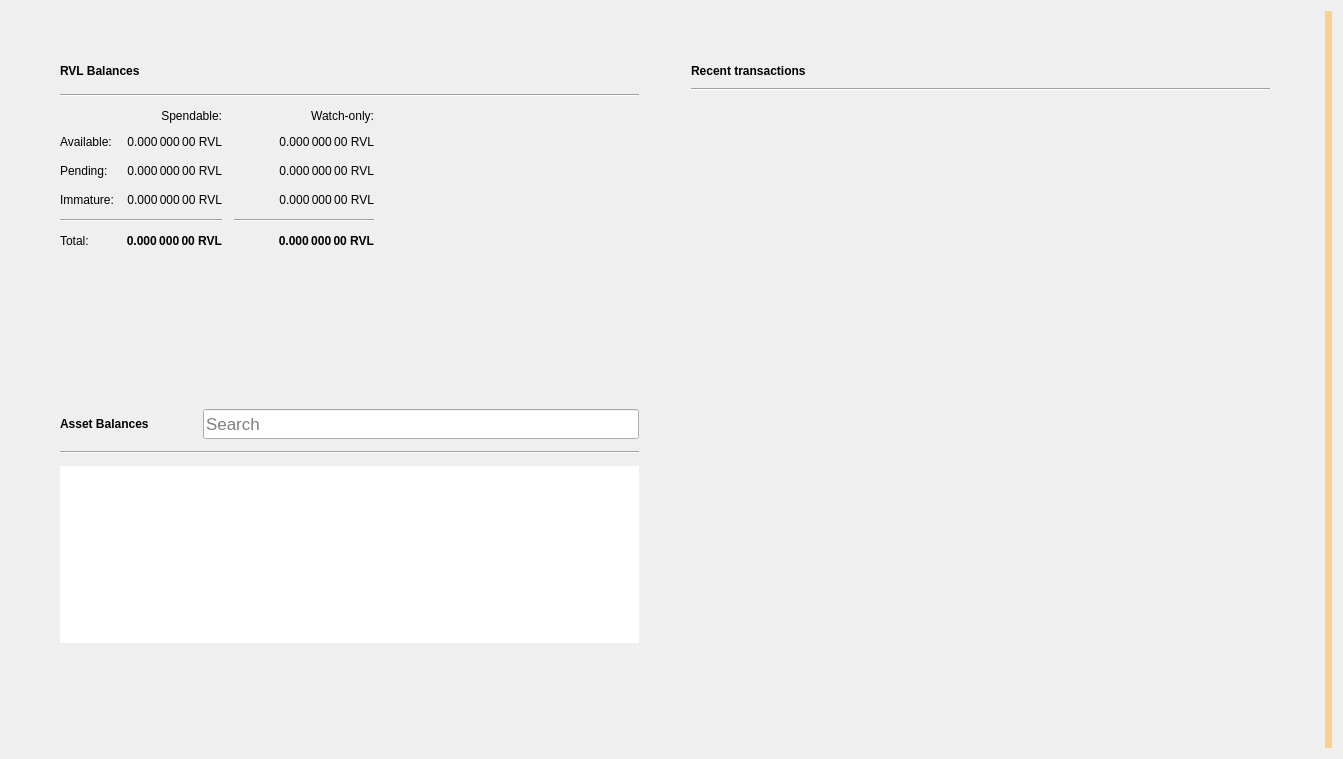
<?xml version="1.0" encoding="UTF-8"?>
<ui version="4.0">
 <class>OverviewPage</class>
 <widget class="QWidget" name="OverviewPage">
  <property name="geometry">
   <rect>
    <x>0</x>
    <y>0</y>
    <width>1343</width>
    <height>759</height>
   </rect>
  </property>
  <property name="windowTitle">
   <string>Form</string>
  </property>
  <property name="autoFillBackground">
   <bool>false</bool>
  </property>
  <layout class="QGridLayout" name="gridLayout_3">
   <item row="0" column="1">
    <layout class="QVBoxLayout" name="verticalLayout_7">
     <property name="spacing">
      <number>0</number>
     </property>
     <property name="leftMargin">
      <number>0</number>
     </property>
     <property name="topMargin">
      <number>0</number>
     </property>
     <property name="rightMargin">
      <number>0</number>
     </property>
     <property name="bottomMargin">
      <number>0</number>
     </property>
     <item>
      <layout class="QHBoxLayout" name="horizontalLayout" stretch="0,0">
       <property name="spacing">
        <number>34</number>
       </property>
       <property name="sizeConstraint">
        <enum>QLayout::SetMaximumSize</enum>
       </property>
       <property name="leftMargin">
        <number>40</number>
       </property>
       <property name="topMargin">
        <number>40</number>
       </property>
       <property name="rightMargin">
        <number>40</number>
       </property>
       <property name="bottomMargin">
        <number>40</number>
       </property>
       <item>
        <layout class="QVBoxLayout" name="verticalLayout_2">
         <property name="spacing">
          <number>34</number>
         </property>
         <property name="rightMargin">
          <number>0</number>
         </property>
         <item>
          <widget class="QFrame" name="frame">
           <property name="sizePolicy">
            <sizepolicy hsizetype="Preferred" vsizetype="Preferred">
             <horstretch>0</horstretch>
             <verstretch>0</verstretch>
            </sizepolicy>
           </property>
           <property name="frameShape">
            <enum>QFrame::NoFrame</enum>
           </property>
           <property name="frameShadow">
            <enum>QFrame::Raised</enum>
           </property>
           <property name="lineWidth">
            <number>10</number>
           </property>
           <layout class="QVBoxLayout" name="verticalLayout_4">
            <property name="spacing">
             <number>12</number>
            </property>
            <item>
             <layout class="QHBoxLayout" name="horizontalLayout_4">
              <item>
               <widget class="QLabel" name="rvnBalancesLabel">
                <property name="font">
                 <font>
                  <weight>75</weight>
                  <bold>true</bold>
                 </font>
                </property>
                <property name="text">
                 <string>RVL Balances</string>
                </property>
               </widget>
              </item>
              <item>
               <widget class="QPushButton" name="labelWalletStatus">
                <property name="enabled">
                 <bool>true</bool>
                </property>
                <property name="maximumSize">
                 <size>
                  <width>30</width>
                  <height>16777215</height>
                 </size>
                </property>
                <property name="toolTip">
                 <string>The displayed information may be out of date. Your wallet automatically synchronizes with the Ravencoin Lite network after a connection is established, but this process has not completed yet.</string>
                </property>
                <property name="text">
                 <string/>
                </property>
                <property name="icon">
                 <iconset>
                  <normaloff>:/icons/warning</normaloff>
                  <disabledoff>:/icons/warning</disabledoff>:/icons/warning</iconset>
                </property>
                <property name="iconSize">
                 <size>
                  <width>24</width>
                  <height>24</height>
                 </size>
                </property>
                <property name="flat">
                 <bool>true</bool>
                </property>
               </widget>
              </item>
              <item>
               <spacer name="horizontalSpacer_3">
                <property name="orientation">
                 <enum>Qt::Horizontal</enum>
                </property>
                <property name="sizeHint" stdset="0">
                 <size>
                  <width>40</width>
                  <height>20</height>
                 </size>
                </property>
               </spacer>
              </item>
             </layout>
            </item>
            <item>
             <widget class="Line" name="line_2">
              <property name="orientation">
               <enum>Qt::Horizontal</enum>
              </property>
             </widget>
            </item>
            <item>
             <layout class="QGridLayout" name="gridLayout">
              <property name="spacing">
               <number>12</number>
              </property>
              <item row="3" column="2">
               <widget class="QLabel" name="labelWatchImmature">
                <property name="font">
                 <font>
                  <weight>50</weight>
                  <bold>false</bold>
                 </font>
                </property>
                <property name="cursor">
                 <cursorShape>IBeamCursor</cursorShape>
                </property>
                <property name="toolTip">
                 <string>Mined balance in watch-only addresses that has not yet matured</string>
                </property>
                <property name="text">
                 <string notr="true">0.000 000 00 RVL</string>
                </property>
                <property name="alignment">
                 <set>Qt::AlignRight|Qt::AlignTrailing|Qt::AlignVCenter</set>
                </property>
                <property name="textInteractionFlags">
                 <set>Qt::LinksAccessibleByMouse|Qt::TextSelectableByKeyboard|Qt::TextSelectableByMouse</set>
                </property>
               </widget>
              </item>
              <item row="2" column="3">
               <spacer name="horizontalSpacer_2">
                <property name="orientation">
                 <enum>Qt::Horizontal</enum>
                </property>
                <property name="sizeHint" stdset="0">
                 <size>
                  <width>40</width>
                  <height>20</height>
                 </size>
                </property>
               </spacer>
              </item>
              <item row="1" column="0">
               <widget class="QLabel" name="labelBalanceText">
                <property name="text">
                 <string>Available:</string>
                </property>
               </widget>
              </item>
              <item row="1" column="2">
               <widget class="QLabel" name="labelWatchAvailable">
                <property name="font">
                 <font>
                  <weight>50</weight>
                  <bold>false</bold>
                 </font>
                </property>
                <property name="cursor">
                 <cursorShape>IBeamCursor</cursorShape>
                </property>
                <property name="toolTip">
                 <string>Your current balance in watch-only addresses</string>
                </property>
                <property name="text">
                 <string notr="true">0.000 000 00 RVL</string>
                </property>
                <property name="alignment">
                 <set>Qt::AlignRight|Qt::AlignTrailing|Qt::AlignVCenter</set>
                </property>
                <property name="textInteractionFlags">
                 <set>Qt::LinksAccessibleByMouse|Qt::TextSelectableByKeyboard|Qt::TextSelectableByMouse</set>
                </property>
               </widget>
              </item>
              <item row="2" column="1">
               <widget class="QLabel" name="labelUnconfirmed">
                <property name="font">
                 <font>
                  <weight>50</weight>
                  <bold>false</bold>
                 </font>
                </property>
                <property name="cursor">
                 <cursorShape>IBeamCursor</cursorShape>
                </property>
                <property name="toolTip">
                 <string>Total of transactions that have yet to be confirmed, and do not yet count toward the spendable balance</string>
                </property>
                <property name="text">
                 <string notr="true">0.000 000 00 RVL</string>
                </property>
                <property name="alignment">
                 <set>Qt::AlignRight|Qt::AlignTrailing|Qt::AlignVCenter</set>
                </property>
                <property name="textInteractionFlags">
                 <set>Qt::LinksAccessibleByMouse|Qt::TextSelectableByKeyboard|Qt::TextSelectableByMouse</set>
                </property>
               </widget>
              </item>
              <item row="4" column="2">
               <widget class="Line" name="lineWatchBalance">
                <property name="sizePolicy">
                 <sizepolicy hsizetype="Preferred" vsizetype="Fixed">
                  <horstretch>0</horstretch>
                  <verstretch>0</verstretch>
                 </sizepolicy>
                </property>
                <property name="minimumSize">
                 <size>
                  <width>140</width>
                  <height>0</height>
                 </size>
                </property>
                <property name="orientation">
                 <enum>Qt::Horizontal</enum>
                </property>
               </widget>
              </item>
              <item row="0" column="1">
               <widget class="QLabel" name="labelSpendable">
                <property name="text">
                 <string>Spendable:</string>
                </property>
                <property name="alignment">
                 <set>Qt::AlignRight|Qt::AlignTrailing|Qt::AlignVCenter</set>
                </property>
               </widget>
              </item>
              <item row="3" column="0">
               <widget class="QLabel" name="labelImmatureText">
                <property name="text">
                 <string>Immature:</string>
                </property>
               </widget>
              </item>
              <item row="5" column="2">
               <widget class="QLabel" name="labelWatchTotal">
                <property name="font">
                 <font>
                  <weight>75</weight>
                  <bold>true</bold>
                 </font>
                </property>
                <property name="cursor">
                 <cursorShape>IBeamCursor</cursorShape>
                </property>
                <property name="toolTip">
                 <string>Current total balance in watch-only addresses</string>
                </property>
                <property name="text">
                 <string notr="true">0.000 000 00 RVL</string>
                </property>
                <property name="alignment">
                 <set>Qt::AlignRight|Qt::AlignTrailing|Qt::AlignVCenter</set>
                </property>
                <property name="textInteractionFlags">
                 <set>Qt::LinksAccessibleByMouse|Qt::TextSelectableByKeyboard|Qt::TextSelectableByMouse</set>
                </property>
               </widget>
              </item>
              <item row="4" column="0" colspan="2">
               <widget class="Line" name="line">
                <property name="orientation">
                 <enum>Qt::Horizontal</enum>
                </property>
               </widget>
              </item>
              <item row="0" column="2">
               <widget class="QLabel" name="labelWatchonly">
                <property name="text">
                 <string>Watch-only:</string>
                </property>
                <property name="alignment">
                 <set>Qt::AlignRight|Qt::AlignTrailing|Qt::AlignVCenter</set>
                </property>
               </widget>
              </item>
              <item row="5" column="1">
               <widget class="QLabel" name="labelTotal">
                <property name="font">
                 <font>
                  <weight>75</weight>
                  <bold>true</bold>
                 </font>
                </property>
                <property name="cursor">
                 <cursorShape>IBeamCursor</cursorShape>
                </property>
                <property name="toolTip">
                 <string>Your current total balance</string>
                </property>
                <property name="text">
                 <string notr="true">0.000 000 00 RVL</string>
                </property>
                <property name="alignment">
                 <set>Qt::AlignRight|Qt::AlignTrailing|Qt::AlignVCenter</set>
                </property>
                <property name="textInteractionFlags">
                 <set>Qt::LinksAccessibleByMouse|Qt::TextSelectableByKeyboard|Qt::TextSelectableByMouse</set>
                </property>
               </widget>
              </item>
              <item row="1" column="1">
               <widget class="QLabel" name="labelBalance">
                <property name="font">
                 <font>
                  <weight>50</weight>
                  <bold>false</bold>
                 </font>
                </property>
                <property name="cursor">
                 <cursorShape>IBeamCursor</cursorShape>
                </property>
                <property name="toolTip">
                 <string>Your current spendable balance</string>
                </property>
                <property name="text">
                 <string notr="true">0.000 000 00 RVL</string>
                </property>
                <property name="alignment">
                 <set>Qt::AlignRight|Qt::AlignTrailing|Qt::AlignVCenter</set>
                </property>
                <property name="textInteractionFlags">
                 <set>Qt::LinksAccessibleByMouse|Qt::TextSelectableByKeyboard|Qt::TextSelectableByMouse</set>
                </property>
               </widget>
              </item>
              <item row="2" column="0">
               <widget class="QLabel" name="labelPendingText">
                <property name="text">
                 <string>Pending:</string>
                </property>
               </widget>
              </item>
              <item row="5" column="0">
               <widget class="QLabel" name="labelTotalText">
                <property name="text">
                 <string>Total:</string>
                </property>
               </widget>
              </item>
              <item row="3" column="1">
               <widget class="QLabel" name="labelImmature">
                <property name="font">
                 <font>
                  <weight>50</weight>
                  <bold>false</bold>
                 </font>
                </property>
                <property name="cursor">
                 <cursorShape>IBeamCursor</cursorShape>
                </property>
                <property name="toolTip">
                 <string>Mined balance that has not yet matured</string>
                </property>
                <property name="text">
                 <string notr="true">0.000 000 00 RVL</string>
                </property>
                <property name="alignment">
                 <set>Qt::AlignRight|Qt::AlignTrailing|Qt::AlignVCenter</set>
                </property>
                <property name="textInteractionFlags">
                 <set>Qt::LinksAccessibleByMouse|Qt::TextSelectableByKeyboard|Qt::TextSelectableByMouse</set>
                </property>
               </widget>
              </item>
              <item row="2" column="2">
               <widget class="QLabel" name="labelWatchPending">
                <property name="font">
                 <font>
                  <weight>50</weight>
                  <bold>false</bold>
                 </font>
                </property>
                <property name="cursor">
                 <cursorShape>IBeamCursor</cursorShape>
                </property>
                <property name="toolTip">
                 <string>Unconfirmed transactions to watch-only addresses</string>
                </property>
                <property name="text">
                 <string notr="true">0.000 000 00 RVL</string>
                </property>
                <property name="alignment">
                 <set>Qt::AlignRight|Qt::AlignTrailing|Qt::AlignVCenter</set>
                </property>
                <property name="textInteractionFlags">
                 <set>Qt::LinksAccessibleByMouse|Qt::TextSelectableByKeyboard|Qt::TextSelectableByMouse</set>
                </property>
               </widget>
              </item>
             </layout>
            </item>
           </layout>
          </widget>
         </item>
         <item>
          <widget class="QWidget" name="assetVerticalSpaceWidget2" native="true">
           <property name="autoFillBackground">
            <bool>false</bool>
           </property>
           <layout class="QVBoxLayout" name="verticalLayout_6">
            <item>
             <spacer name="verticalSpacer_4">
              <property name="orientation">
               <enum>Qt::Vertical</enum>
              </property>
              <property name="sizeHint" stdset="0">
               <size>
                <width>20</width>
                <height>87</height>
               </size>
              </property>
             </spacer>
            </item>
           </layout>
          </widget>
         </item>
         <item>
          <widget class="QFrame" name="assetFrame">
           <property name="autoFillBackground">
            <bool>true</bool>
           </property>
           <property name="frameShape">
            <enum>QFrame::NoFrame</enum>
           </property>
           <property name="frameShadow">
            <enum>QFrame::Plain</enum>
           </property>
           <property name="lineWidth">
            <number>0</number>
           </property>
           <layout class="QVBoxLayout" name="verticalLayout_5">
            <property name="spacing">
             <number>12</number>
            </property>
            <item>
             <layout class="QHBoxLayout" name="assetBalanceHorizontalLayout">
              <item alignment="Qt::AlignVCenter">
               <widget class="QLabel" name="assetBalanceLabel">
                <property name="font">
                 <font>
                  <weight>75</weight>
                  <bold>true</bold>
                 </font>
                </property>
                <property name="text">
                 <string>Asset Balances</string>
                </property>
               </widget>
              </item>
              <item>
               <widget class="QPushButton" name="labelAssetStatus">
                <property name="enabled">
                 <bool>true</bool>
                </property>
                <property name="maximumSize">
                 <size>
                  <width>30</width>
                  <height>16777215</height>
                 </size>
                </property>
                <property name="toolTip">
                 <string>The displayed information may be out of date. Your wallet automatically synchronizes with the Ravencoin Lite network after a connection is established, but this process has not completed yet.</string>
                </property>
                <property name="text">
                 <string/>
                </property>
                <property name="icon">
                 <iconset>
                  <normaloff>:/icons/warning</normaloff>
                  <disabledoff>:/icons/warning</disabledoff>:/icons/warning</iconset>
                </property>
                <property name="iconSize">
                 <size>
                  <width>24</width>
                  <height>24</height>
                 </size>
                </property>
                <property name="flat">
                 <bool>true</bool>
                </property>
               </widget>
              </item>
              <item alignment="Qt::AlignBottom">
               <widget class="QLineEdit" name="assetSearch">
                <property name="sizePolicy">
                 <sizepolicy hsizetype="Expanding" vsizetype="Preferred">
                  <horstretch>0</horstretch>
                  <verstretch>0</verstretch>
                 </sizepolicy>
                </property>
                <property name="minimumSize">
                 <size>
                  <width>0</width>
                  <height>30</height>
                 </size>
                </property>
                <property name="maximumSize">
                 <size>
                  <width>16777215</width>
                  <height>30</height>
                 </size>
                </property>
                <property name="sizeIncrement">
                 <size>
                  <width>0</width>
                  <height>0</height>
                 </size>
                </property>
                <property name="baseSize">
                 <size>
                  <width>0</width>
                  <height>0</height>
                 </size>
                </property>
                <property name="font">
                 <font>
                  <pointsize>13</pointsize>
                 </font>
                </property>
                <property name="maxLength">
                 <number>32</number>
                </property>
                <property name="frame">
                 <bool>true</bool>
                </property>
                <property name="alignment">
                 <set>Qt::AlignLeading|Qt::AlignLeft|Qt::AlignVCenter</set>
                </property>
                <property name="placeholderText">
                 <string>Search</string>
                </property>
                <property name="clearButtonEnabled">
                 <bool>true</bool>
                </property>
               </widget>
              </item>
             </layout>
            </item>
            <item>
             <widget class="Line" name="assetBalanceLine">
              <property name="orientation">
               <enum>Qt::Horizontal</enum>
              </property>
             </widget>
            </item>
            <item>
             <widget class="QListView" name="listAssets">
              <property name="frameShape">
               <enum>QFrame::NoFrame</enum>
              </property>
              <property name="lineWidth">
               <number>0</number>
              </property>
              <property name="verticalScrollMode">
               <enum>QAbstractItemView::ScrollPerItem</enum>
              </property>
             </widget>
            </item>
            <item>
             <widget class="QWidget" name="assetVerticalSpaceWidget" native="true">
              <property name="autoFillBackground">
               <bool>false</bool>
              </property>
              <layout class="QVBoxLayout" name="verticalLayout">
               <item>
                <spacer name="verticalSpacer_3">
                 <property name="orientation">
                  <enum>Qt::Vertical</enum>
                 </property>
                 <property name="sizeHint" stdset="0">
                  <size>
                   <width>20</width>
                   <height>40</height>
                  </size>
                 </property>
                </spacer>
               </item>
              </layout>
             </widget>
            </item>
           </layout>
          </widget>
         </item>
        </layout>
       </item>
       <item>
        <layout class="QVBoxLayout" name="verticalLayout_3">
         <property name="spacing">
          <number>34</number>
         </property>
         <property name="leftMargin">
          <number>0</number>
         </property>
         <item>
          <widget class="QFrame" name="frame_2">
           <property name="sizePolicy">
            <sizepolicy hsizetype="Preferred" vsizetype="Fixed">
             <horstretch>0</horstretch>
             <verstretch>0</verstretch>
            </sizepolicy>
           </property>
           <property name="frameShape">
            <enum>QFrame::NoFrame</enum>
           </property>
           <property name="frameShadow">
            <enum>QFrame::Plain</enum>
           </property>
           <property name="lineWidth">
            <number>0</number>
           </property>
           <layout class="QGridLayout" name="gridLayout_2">
            <property name="horizontalSpacing">
             <number>12</number>
            </property>
            <item row="0" column="0">
             <layout class="QHBoxLayout" name="horizontalLayout_2">
              <item>
               <widget class="QLabel" name="recentTransactionsLabel">
                <property name="font">
                 <font>
                  <weight>75</weight>
                  <bold>true</bold>
                 </font>
                </property>
                <property name="text">
                 <string>Recent transactions</string>
                </property>
               </widget>
              </item>
              <item>
               <widget class="QPushButton" name="labelTransactionsStatus">
                <property name="enabled">
                 <bool>true</bool>
                </property>
                <property name="maximumSize">
                 <size>
                  <width>30</width>
                  <height>16777215</height>
                 </size>
                </property>
                <property name="toolTip">
                 <string>The displayed information may be out of date. Your wallet automatically synchronizes with the Ravencoin Lite network after a connection is established, but this process has not completed yet.</string>
                </property>
                <property name="text">
                 <string/>
                </property>
                <property name="icon">
                 <iconset>
                  <normaloff>:/icons/warning</normaloff>
                  <disabledoff>:/icons/warning</disabledoff>:/icons/warning</iconset>
                </property>
                <property name="iconSize">
                 <size>
                  <width>24</width>
                  <height>24</height>
                 </size>
                </property>
                <property name="flat">
                 <bool>true</bool>
                </property>
               </widget>
              </item>
              <item>
               <spacer name="horizontalSpacer">
                <property name="orientation">
                 <enum>Qt::Horizontal</enum>
                </property>
                <property name="sizeHint" stdset="0">
                 <size>
                  <width>40</width>
                  <height>20</height>
                 </size>
                </property>
               </spacer>
              </item>
             </layout>
            </item>
            <item row="2" column="0">
             <widget class="QListView" name="listTransactions">
              <property name="styleSheet">
               <string notr="true">QListView { background: transparent; }</string>
              </property>
              <property name="frameShape">
               <enum>QFrame::NoFrame</enum>
              </property>
              <property name="verticalScrollBarPolicy">
               <enum>Qt::ScrollBarAlwaysOff</enum>
              </property>
              <property name="horizontalScrollBarPolicy">
               <enum>Qt::ScrollBarAlwaysOff</enum>
              </property>
              <property name="selectionMode">
               <enum>QAbstractItemView::NoSelection</enum>
              </property>
             </widget>
            </item>
            <item row="1" column="0">
             <widget class="Line" name="line_3">
              <property name="orientation">
               <enum>Qt::Horizontal</enum>
              </property>
             </widget>
            </item>
           </layout>
          </widget>
         </item>
         <item>
          <spacer name="verticalSpacer_2">
           <property name="orientation">
            <enum>Qt::Vertical</enum>
           </property>
           <property name="sizeHint" stdset="0">
            <size>
             <width>20</width>
             <height>40</height>
            </size>
           </property>
          </spacer>
         </item>
        </layout>
       </item>
      </layout>
     </item>
    </layout>
   </item>
   <item row="0" column="3">
    <widget class="QLabel" name="labelAlerts">
     <property name="visible">
      <bool>true</bool>
     </property>
     <property name="styleSheet">
      <string notr="true">QLabel { background-color: qlineargradient(x1: 0, y1: 0, x2: 1, y2: 0, stop:0 #F0D0A0, stop:1 #F8D488); color:#000000; }</string>
     </property>
     <property name="wordWrap">
      <bool>true</bool>
     </property>
     <property name="margin">
      <number>3</number>
     </property>
     <property name="textInteractionFlags">
      <set>Qt::TextSelectableByMouse</set>
     </property>
    </widget>
   </item>
  </layout>
 </widget>
 <resources/>
 <connections/>
</ui>
